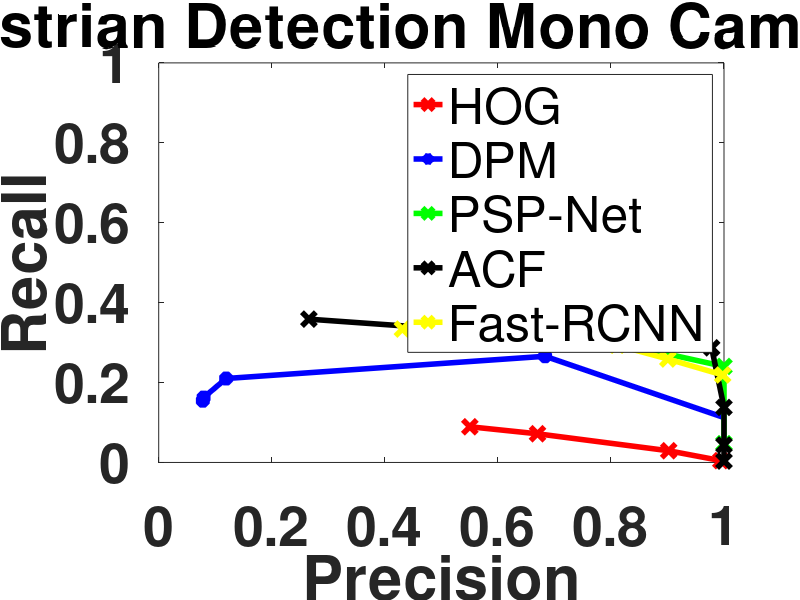
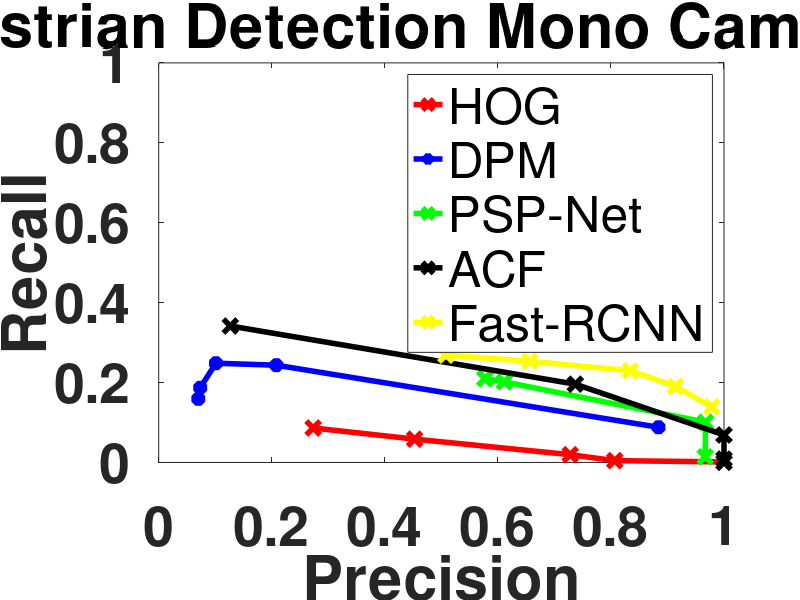
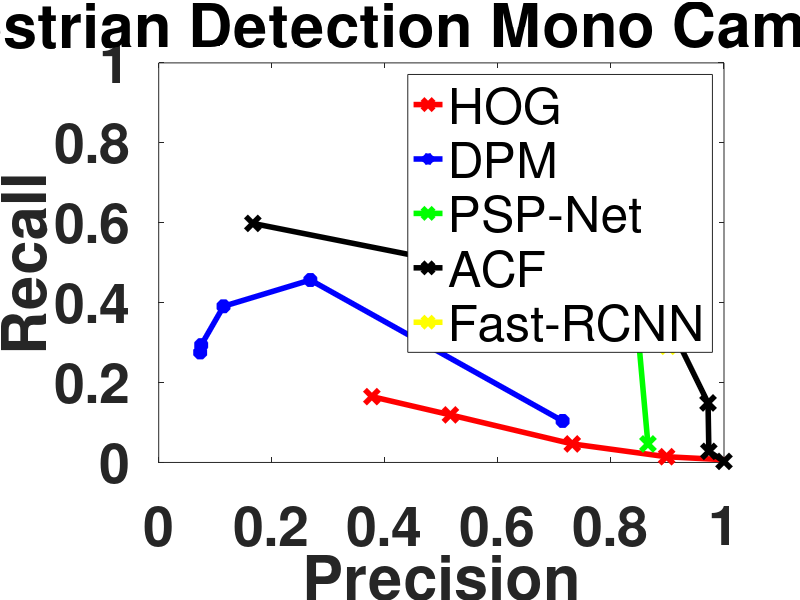

The MATLAB source for these figures, in order:
clc;
clear all;
close all;


%% Pedestrian Detection Mono Camera Semantic Constrains

% Camera 1
HOGPrecision1 = [0.500374 0.620092 0.85214 0.944444 1] + 0.05;
HOGRecall1 = [0.0893549 0.0717243 0.0292507 0.0045412 0.000133565];

DPMPrecision1 = [0.028032 0.0294195 0.069287 0.633588 0.992764] + 0.05;
DPMRecall1 = [0.154541 0.162377 0.210086 0.265777 0.0916255];

PSPPrecision1 = [0.578294 0.5811 0.708727 1 1];
PSPRecall1 = [0.335916 0.335916 0.33084 0.240283 0.0470148];

ACFPrecision1 = [0.265642 0.978162 1 1 1];
ACFRecall1 = [0.358635  0.28682 0.137669  0.043275 0.00347269];

FastPrecision1 = [ 0.431117 0.598995 0.810931 0.900604 0.997565];
FastRecall1 = [ 0.33382 0.31774 0.293269 0.258982 0.218913];

figure1 = figure();
axes1 = axes('Parent',figure1);
plot(HOGPrecision1, HOGRecall1, '-rx', 'MarkerSize', 10, 'LineWidth', 4)
hold on;
plot(DPMPrecision1, DPMRecall1, '-b*', 'MarkerSize', 10, 'LineWidth', 4)
plot(PSPPrecision1, PSPRecall1, '-gx', 'MarkerSize', 10, 'LineWidth', 4)
plot(ACFPrecision1, ACFRecall1, '-kx', 'MarkerSize', 10, 'LineWidth', 4)
plot(FastPrecision1, FastRecall1, '-yx', 'MarkerSize', 10, 'LineWidth', 4)
xlim([0 1]);ylim([0 1]);
xlabel('Precision','FontWeight','bold');
ylabel('Recall','FontWeight','bold');
legend('HOG', 'DPM', 'PSP-Net', 'ACF', 'Fast-RCNN')
title('Camera 1 Pedestrian Detection Mono Camera')
title('Camera 1 Pedestrian Detection Mono Camera with Semantic')
set(axes1,'FontSize', 40,'FontWeight','bold');

% Camera 2
HOGPrecision2 = [0.223342 0.402685 0.677966 0.756757 1 ] + 0.05;
HOGRecall2 = [0.0863216 0.0584131 0.019471 0.0045432 0.000486776];

DPMPrecision2 = [0.0200525 0.0234217 0.0512351 0.158117 0.834101] + 0.05;
DPMRecall2 = [0.159186 0.186966 0.248346 0.243432 0.0881064];

PSPPrecision2 = [0.576906 0.578195 0.611412 0.967341 0.966667];
PSPRecall2 = [0.209963 0.209963 0.201687 0.100925 0.0141165];

ACFPrecision2 = [0.126786 0.737066 1 1 1];
ACFRecall2 = [0.341467 0.195955 0.0687977 0.00827519 0.0001];

FastPrecision2 = [0.507956 0.656303 0.834316 0.914197 0.978286];
FastRecall2 = [0.268652 0.253284 0.229596 0.190167 0.138893];

figure2 = figure();
axes2 = axes('Parent',figure2);
plot(HOGPrecision2, HOGRecall2, '-rx', 'MarkerSize', 10, 'LineWidth', 4)
hold on;
plot(DPMPrecision2, DPMRecall2, '-b*', 'MarkerSize', 10, 'LineWidth', 4)
plot(PSPPrecision2, PSPRecall2, '-gx', 'MarkerSize', 10, 'LineWidth', 4)
plot(ACFPrecision2, ACFRecall2, '-kx', 'MarkerSize', 10, 'LineWidth', 4)
plot(FastPrecision2, FastRecall2, '-yx', 'MarkerSize', 10, 'LineWidth', 4)
xlim([0 1]);ylim([0 1]);
xlabel('Precision','FontWeight','bold');
ylabel('Recall','FontWeight','bold');
legend('HOG', 'DPM', 'PSP-Net', 'ACF', 'Fast-RCNN')
title('Camera 2 Pedestrian Detection Mono Camera with Semantic')
set(axes2,'FontSize', 40,'FontWeight','bold');

% Camera 3
HOGPrecision3 = [0.327098 0.466068 0.681648 0.848485 1]+ 0.05;
HOGRecall3 = [0.164799 0.118981 0.0463694 0.0142675 0.0033121];

DPMPrecision3 = [0.0233628 0.0251848 0.0646747 0.218275 0.664495]+ 0.05;
DPMRecall3 = [0.275329 0.293673 0.390808 0.456605 0.10387];

PSPPrecision3 = [0.688253 0.688253 0.719038 0.848016 0.865426];
PSPRecall3 = [0.465732 0.465377 0.456721 0.321274 0.0463694];

ACFPrecision3 = [0.166579 0.886299 0.971761 0.973214 1];
ACFRecall3 = [0.598248 0.395585 0.149045 0.0277495 0.00254777  ];

FastPrecision3 = [0.467148 0.619762 0.779859 0.854696 0.900553];
FastRecall3 = [0.490275 0.462027 0.423988 0.368662 0.290701];

figure3 = figure();
axes3 = axes('Parent',figure3);
plot(HOGPrecision3, HOGRecall3, '-rx', 'MarkerSize', 10, 'LineWidth', 4)
hold on;
plot(DPMPrecision3, DPMRecall3, '-b*', 'MarkerSize', 10, 'LineWidth', 4)
plot(PSPPrecision3, PSPRecall3, '-gx', 'MarkerSize', 10, 'LineWidth', 4)
plot(ACFPrecision3, ACFRecall3, '-kx', 'MarkerSize', 10, 'LineWidth', 4)
plot(FastPrecision3, FastRecall3, '-yx', 'MarkerSize', 10, 'LineWidth', 4)
xlim([0 1]);ylim([0 1]);
xlabel('Precision','FontWeight','bold');
ylabel('Recall','FontWeight','bold');
legend('HOG', 'DPM', 'PSP-Net', 'ACF', 'Fast-RCNN')
title('Camera 3 Pedestrian Detection Mono Camera with semantic')
set(axes3,'FontSize', 40,'FontWeight','bold');

% F-Scores
FScoreHOG1 = max((2 .* HOGPrecision1 .* HOGRecall1)./(HOGPrecision1 + HOGRecall1))
FScoreHOG2 = max((2 .* HOGPrecision2 .* HOGRecall2)./(HOGPrecision2 + HOGRecall2))
FScoreHOG3 = max((2 .* HOGPrecision3 .* HOGRecall3)./(HOGPrecision3 + HOGRecall3))

FScoreDPM1 = max((2 .* DPMPrecision1 .* DPMRecall1)./(DPMPrecision1 + DPMRecall1))
FScoreDPM2 = max((2 .* DPMPrecision2 .* DPMRecall2)./(DPMPrecision2 + DPMRecall2))
FScoreDPM3 = max((2 .* DPMPrecision3 .* DPMRecall3)./(DPMPrecision3 + DPMRecall3))

FScorePSP1 = max((2 .* PSPPrecision1 .* PSPRecall1)./(PSPPrecision1 + PSPRecall1))
FScorePSP2 = max((2 .* PSPPrecision2 .* PSPRecall2)./(PSPPrecision2 + PSPRecall2))
FScorePSP3 = max((2 .* PSPPrecision3 .* PSPRecall3)./(PSPPrecision3 + PSPRecall3))

FScoreACF1 = max((2 .* ACFPrecision1 .* ACFRecall1)./(ACFPrecision1 + ACFRecall1))
FScoreACF2 = max((2 .* ACFPrecision2 .* ACFRecall2)./(ACFPrecision2 + ACFRecall2))
FScoreACF3 = max((2 .* ACFPrecision3 .* ACFRecall3)./(ACFPrecision3 + ACFRecall3))

FScoreFast1 = max((2 .* FastPrecision1 .* FastRecall1)./(FastPrecision1 + FastRecall1))
FScoreFast2 = max((2 .* FastPrecision2 .* FastRecall2)./(FastPrecision2 + FastRecall2))
FScoreFast3 = max((2 .* FastPrecision3 .* FastRecall3)./(FastPrecision3 + FastRecall3))
